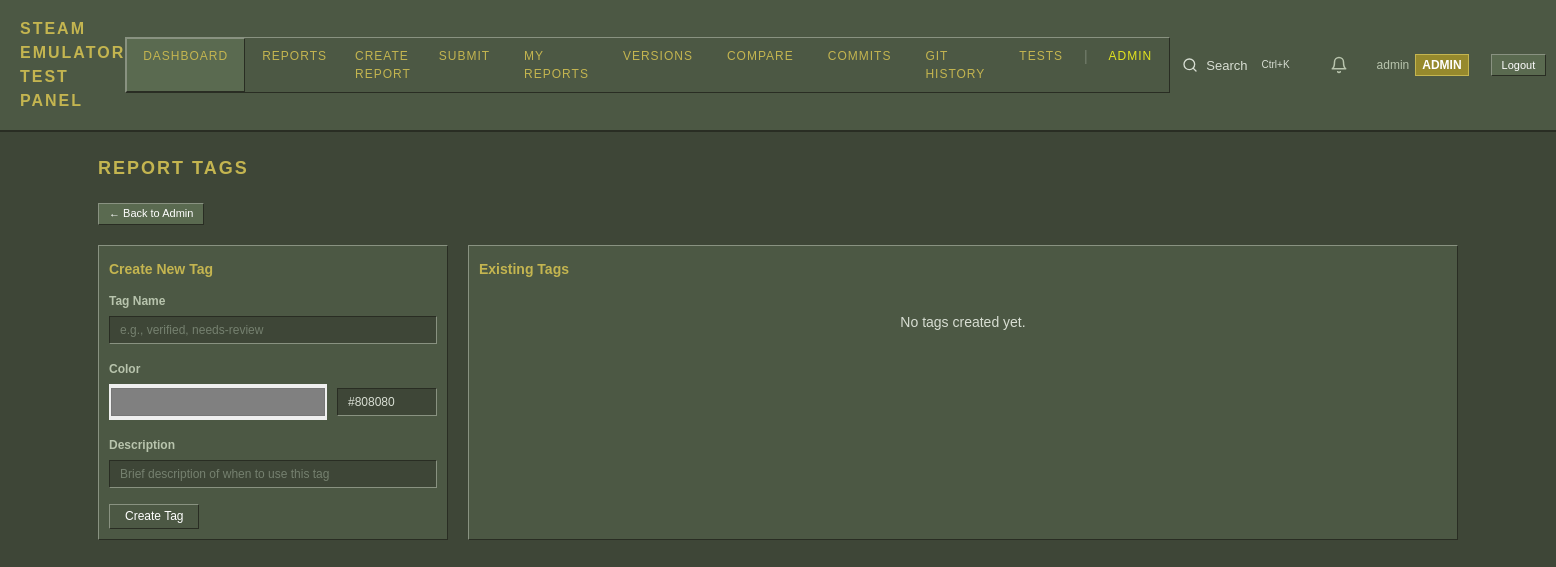
The app's page /pages/admin_tags.php (signed in), older data.
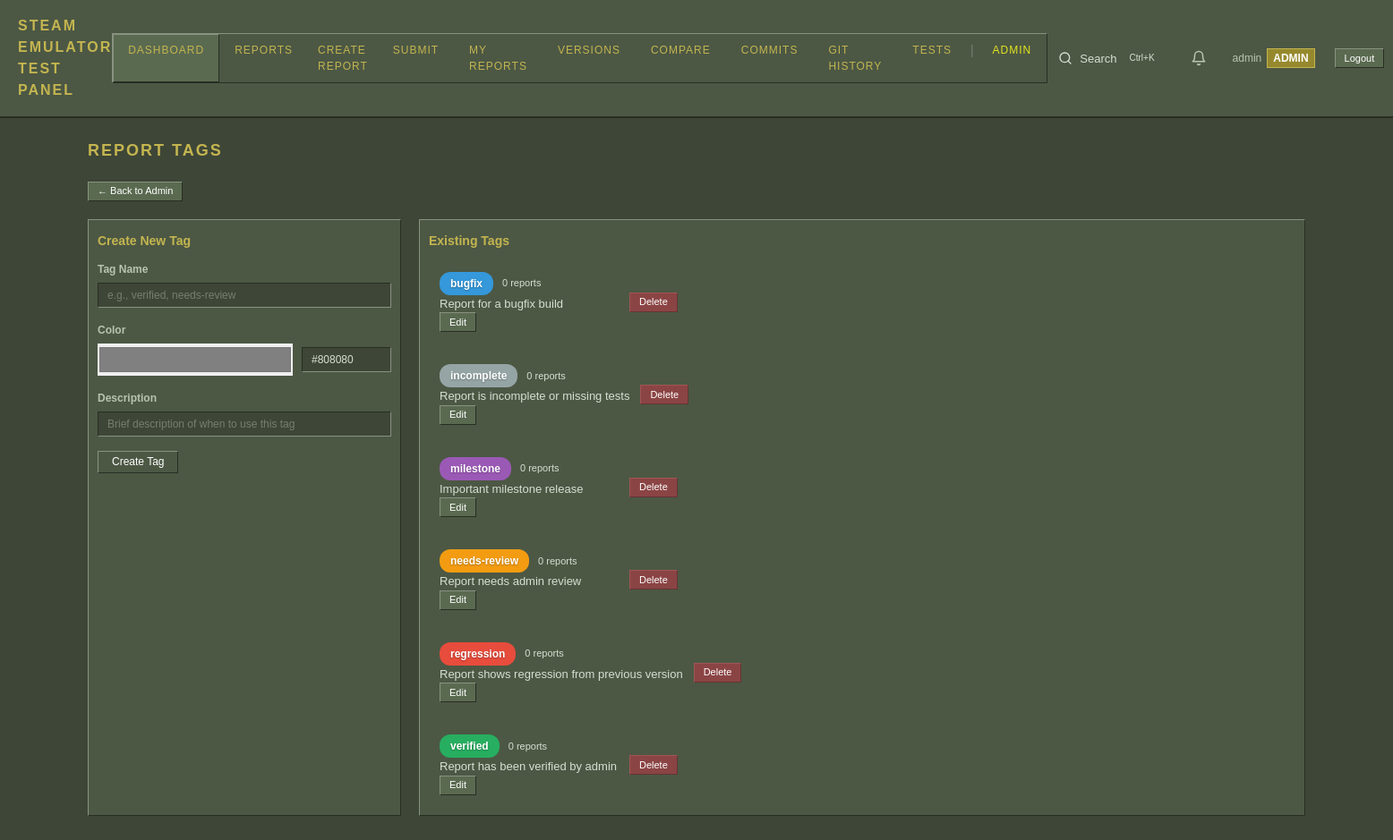
The same page, newer data.
### tables this page shows
CREATE TABLE IF NOT EXISTS site_settings (
    setting_key VARCHAR(100) NOT NULL PRIMARY KEY,
    setting_value TEXT,
    setting_type ENUM('string', 'int', 'bool', 'json') NOT NULL DEFAULT 'string',
    description VARCHAR(255) DEFAULT NULL,
    updated_at DATETIME NOT NULL DEFAULT CURRENT_TIMESTAMP ON UPDATE CURRENT_TIMESTAMP
);

CREATE TABLE IF NOT EXISTS report_tags (
    id INT AUTO_INCREMENT PRIMARY KEY,
    name VARCHAR(50) NOT NULL UNIQUE,
    color VARCHAR(7) NOT NULL DEFAULT '#808080' COMMENT 'Hex color code for display',
    description VARCHAR(255) DEFAULT NULL,
    created_at DATETIME NOT NULL DEFAULT CURRENT_TIMESTAMP,
    INDEX idx_name (name)
);

### includes/db.php (called while the page is built, shortened)
<?php
class Database {
    private static $instance = null;
    private $pdo;
    private function __construct() {
        $port = defined('DB_PORT') ? DB_PORT : '3306';
        $dsn = "mysql:host=" . DB_HOST . ";port=" . $port . ";dbname=" . DB_NAME . ";charset=" . DB_CHARSET;
        $options = [
            PDO::ATTR_ERRMODE => PDO::ERRMODE_EXCEPTION,
            PDO::ATTR_DEFAULT_FETCH_MODE => PDO::FETCH_ASSOC,
            PDO::ATTR_EMULATE_PREPARES => false,
        ];
        try {
            $this->pdo = new PDO($dsn, DB_USER, DB_PASS, $options);
        } catch (PDOException $e) {
            throw new Exception("Database connection failed: " . $e->getMessage());
        }
    }
    public static function getInstance() {
        if (self::$instance === null) {
            self::$instance = new self();
        }
        return self::$instance;
    }
    public function ensureTagsTables() {
        try {
            $this->pdo->exec("
                CREATE TABLE IF NOT EXISTS report_tags (
                    id INT AUTO_INCREMENT PRIMARY KEY,
                    name VARCHAR(50) NOT NULL UNIQUE,
                    color VARCHAR(7) NOT NULL DEFAULT '#808080',
                    description VARCHAR(255) DEFAULT NULL,
                    created_at DATETIME NOT NULL DEFAULT CURRENT_TIMESTAMP,
                    INDEX idx_name (name)
                ) ENGINE=InnoDB
            ");
            $this->pdo->exec("
                CREATE TABLE IF NOT EXISTS report_tag_assignments (
                    id INT AUTO_INCREMENT PRIMARY KEY,
                    report_id INT NOT NULL,
                    tag_id INT NOT NULL,
                    assigned_by INT NOT NULL,
                    assigned_at DATETIME NOT NULL DEFAULT CURRENT_TIMESTAMP,
                    UNIQUE KEY unique_report_tag (report_id, tag_id),
                    INDEX idx_report_id (report_id),
                    INDEX idx_tag_id (tag_id)
                ) ENGINE=InnoDB
            ");
            return true;
        } catch (PDOException $e) {
            return false;
        }
    }
    public function getAllTags() {
        $stmt = $this->pdo->query("
            SELECT t.*, COUNT(rta.id) as usage_count
            FROM report_tags t
            LEFT JOIN report_tag_assignments rta ON t.id = rta.tag_id
            GROUP BY t.id
            ORDER BY t.name
        ");
        return $stmt->fetchAll();
    }
    public function hasSettingsTable() {
        try {
            $stmt = $this->pdo->query("SELECT 1 FROM site_settings LIMIT 1");
            return true;
        } catch (PDOException $e) {
            return false;
        }
    }
    public function getSetting($key, $default = null) {
        if (!$this->hasSettingsTable()) {
            return $default;
        }
        $stmt = $this->pdo->prepare("SELECT setting_value, setting_type FROM site_settings WHERE setting_key = ?");
        $stmt->execute([$key]);
        $result = $stmt->fetch();
        if (!$result) {
            return $default;
        }
        switch ($result['setting_type']) {
            default:
                return $result['setting_value'];
        }
    }
    public function getSiteTitle() {
        return $this->getSetting('site_title', PANEL_NAME);
    }
}

### includes/functions.php (called while the page is built, shortened)
<?php
function e($string) {
    return htmlspecialchars($string ?? '', ENT_QUOTES, 'UTF-8');
}
function getCurrentPage() {
    return $_GET['page'] ?? 'dashboard';
}
function getSiteTitle() {
    static $siteTitle = null;
    if ($siteTitle === null) {
        try {
            $db = Database::getInstance();
            $siteTitle = $db->getSiteTitle();
        } catch (Exception $e) {
            $siteTitle = PANEL_NAME;
        }
    }
    return $siteTitle;
}

### auth.php (called while the page is built, shortened)
<?php
require_once __DIR__ . '/includes/db.php';
function isAdmin() {
    $user = getCurrentUser();
    return $user && $user['role'] === 'admin';
}
function getCurrentUser() {
    return $_SESSION['user'] ?? null;
}

### pages/admin_tags.php (the view, shortened to what this page needs)
<?php
require_once __DIR__ . '/../includes/header.php';
require_once __DIR__ . '/../includes/db.php';
$db = Database::getInstance();
$db->initializeDefaultTags();
$tags = $db->getAllTags();
?>
<h1 class="page-title">Report Tags</h1>
<div class="admin-nav" style="margin-bottom: 20px;">
    <a href="?page=admin" class="btn btn-sm btn-secondary">← Back to Admin</a>
</div>
<div class="tags-layout">
    <div class="card">
        <h3>Create New Tag</h3>
        <form method="POST">
            <div class="form-group">
                <label for="name">Tag Name</label>
                <input type="text" id="name" name="name" required placeholder="e.g., verified, needs-review">
            </div>
            <div class="form-group">
                <label for="color">Color</label>
                <div class="color-input-group">
                    <input type="color" id="color" name="color" value="#808080">
                    <input type="text" id="color-hex" value="#808080" pattern="^#[0-9A-Fa-f]{6}$" style="width: 100px;">
                </div>
            </div>
            <div class="form-group">
                <label for="description">Description</label>
                <input type="text" id="description" name="description" placeholder="Brief description of when to use this tag">
            </div>
            <button type="submit" class="btn">Create Tag</button>
        </form>
    </div>
    <div class="card">
        <h3>Existing Tags</h3>
        <?php if (empty($tags)): ?>
            <p style="color: var(--text-muted); text-align: center; padding: 20px;">No tags created yet.</p>
        <?php else: ?>
            <div class="tags-list">
                <?php foreach ($tags as $tag): ?>
                    <div class="tag-item" id="tag-<?= $tag['id'] ?>">
                        <form method="POST" class="tag-edit-form">
                            <div class="tag-preview">
                                <span class="tag-badge" style="background-color: <?= e($tag['color']) ?>;">
                                    <?= e($tag['name']) ?>
                                </span>
                                <span class="tag-usage"><?= $tag['usage_count'] ?> reports</span>
                            </div>
                            <div class="tag-description">
                                <?= e($tag['description'] ?: 'No description') ?>
                            </div>
                            <div class="tag-actions">
                                <button type="button" class="btn btn-sm btn-secondary edit-btn" onclick="toggleTagEdit(<?= $tag['id'] ?>)">Edit</button>
                            </div>
                        </form>
                        <form method="POST" style="display: inline;" onsubmit="return confirm('Delete this tag? This will remove it from all reports.');">
                            <button type="submit" class="btn btn-sm btn-danger delete-btn">Delete</button>
                        </form>
                    </div>
                <?php endforeach; ?>
            </div>
        <?php endif; ?>
    </div>
</div>
<?php require_once __DIR__ . '/../includes/footer.php'; ?>

### includes/header.php (shortened to what this page needs)
<?php
require_once __DIR__ . '/../auth.php';
require_once __DIR__ . '/functions.php';
require_once __DIR__ . '/db.php';
$currentPage = getCurrentPage();
$user = getCurrentUser();
$siteTitle = getSiteTitle();
?>
<!DOCTYPE html>
<html lang="en">
<head>
    <link rel="stylesheet" href="assets/css/style.css">
</head>
<body>
    <header class="header">
        <div class="container">
            <div class="header-inner">
                <a href="?page=dashboard" class="logo"><?= e($siteTitle) ?></a>
                <nav class="nav">
                    <a href="?page=dashboard" class="<?= $currentPage === 'dashboard' ? 'active' : '' ?>">Dashboard</a>
                    <a href="?page=reports" class="<?= $currentPage === 'reports' ? 'active' : '' ?>">Reports</a>
                    <a href="?page=create_report" class="<?= $currentPage === 'create_report' ? 'active' : '' ?>">Create Report</a>
                    <a href="?page=submit" class="<?= $currentPage === 'submit' ? 'active' : '' ?>">Submit</a>
                    <a href="?page=my_reports" class="<?= $currentPage === 'my_reports' ? 'active' : '' ?>">My Reports</a>
                    <a href="?page=versions" class="<?= $currentPage === 'versions' ? 'active' : '' ?>">Versions</a>
                    <a href="?page=compare_versions" class="<?= $currentPage === 'compare_versions' ? 'active' : '' ?>">Compare</a>
                    <a href="?page=repo_revisions" class="<?= $currentPage === 'repo_revisions' ? 'active' : '' ?>">Commits</a>
                    <a href="?page=git_revisions" class="<?= in_array($currentPage, ['git_revisions', 'git_revision_detail']) ? 'active' : '' ?>">Git History</a>
                    <a href="?page=tests" class="<?= $currentPage === 'tests' ? 'active' : '' ?>">Tests</a>
                    <?php if (isAdmin()): ?>
                        <span class="nav-divider">|</span>
                        <a href="?page=admin" class="<?= in_array($currentPage, ['admin', 'admin_users', 'admin_reports']) ? 'active' : '' ?> admin-link">Admin</a>
                    <?php endif; ?>
                </nav>
                <div class="global-search">
                    <button type="button" class="search-toggle" onclick="openGlobalSearch()" title="Search (Ctrl+K)">
                        <svg xmlns="http://www.w3.org/2000/svg" width="16" height="16" viewBox="0 0 24 24" fill="none" stroke="currentColor" stroke-width="2" stroke-linecap="round" stroke-linejoin="round">
                            <circle cx="11" cy="11" r="8"/><path d="m21 21-4.35-4.35"/>
                        </svg>
                        <span>Search</span>
                        <kbd>Ctrl+K</kbd>
                    </button>
                </div>
                <div class="user-info">
                    <a href="?page=notifications" class="notification-bell" title="Notifications">
                        <svg xmlns="http://www.w3.org/2000/svg" width="18" height="18" viewBox="0 0 24 24" fill="none" stroke="currentColor" stroke-width="2" stroke-linecap="round" stroke-linejoin="round">
                            <path d="M18 8A6 6 0 0 0 6 8c0 7-3 9-3 9h18s-3-2-3-9"/>
                            <path d="M13.73 21a2 2 0 0 1-3.46 0"/>
                        </svg>
                    </a>
                    <a href="?page=profile" class="user-link">
                        <span><?= e($user['username']) ?></span>
                        <?php if (isset($user['role'])): ?>
                            <span class="role-badge <?= $user['role'] ?>"><?= e(ucfirst($user['role'])) ?></span>
                        <?php endif; ?>
                    </a>
                    <a href="logout.php" class="btn btn-sm btn-secondary">Logout</a>
                </div>
            </div>
        </div>
    </header>
    <main class="main">
        <div class="container">

### includes/footer.php (shortened to what this page needs)
        </div>
    </main>
</body>
</html>

### pages/admin_tags.php (style rules this page uses)
.tags-layout { display: grid; grid-template-columns: 350px 1fr; gap: 20px; }
.color-input-group { display: flex; gap: 10px; align-items: center; }
.color-input-group input[type="color"] { width: 50px; height: 36px; padding: 0; border: 1px solid var(--border); cursor: pointer; }
.tags-list { display: flex; flex-direction: column; gap: 12px; }
.tag-item { display: flex; align-items: center; gap: 12px; padding: 12px; background: var(--bg-dark); border-radius: 6px; border: 1px solid var(--border); flex-wrap: wrap; }
.tag-preview { display: flex; align-items: center; gap: 10px; min-width: 150px; }
.tag-badge { display: inline-block; padding: 4px 12px; border-radius: 12px; font-size: 12px; font-weight: bold; color: #fff; text-shadow: 0 1px 2px rgba(0,0,0,0.3); }
.tag-usage { font-size: 11px; color: var(--text-muted); }
.tag-description { flex: 1; font-size: 13px; color: var(--text-muted); min-width: 200px; }
.tag-actions { display: flex; gap: 6px; }

Row changes from the older to the newer data that the page shows:
added site_settings: setting_value "STEAM EMULATOR TEST PANEL"
added report_tags: name "bugfix", usage_count "0", description "Report for a bugfix build"
added report_tags: name "incomplete", usage_count "0", description "Report is incomplete or missing tests"
added report_tags: name "milestone", usage_count "0", description "Important milestone release"
added report_tags: name "needs-review", usage_count "0", description "Report needs admin review"
added report_tags: name "regression", usage_count "0", description "Report shows regression from previous version"
added report_tags: name "verified", usage_count "0", description "Report has been verified by admin"
Text that changed along with them:
$siteTitle: "STEAM EMULATOR TEST PANEL" → (not shown)
text no longer shown: "No tags created yet."
